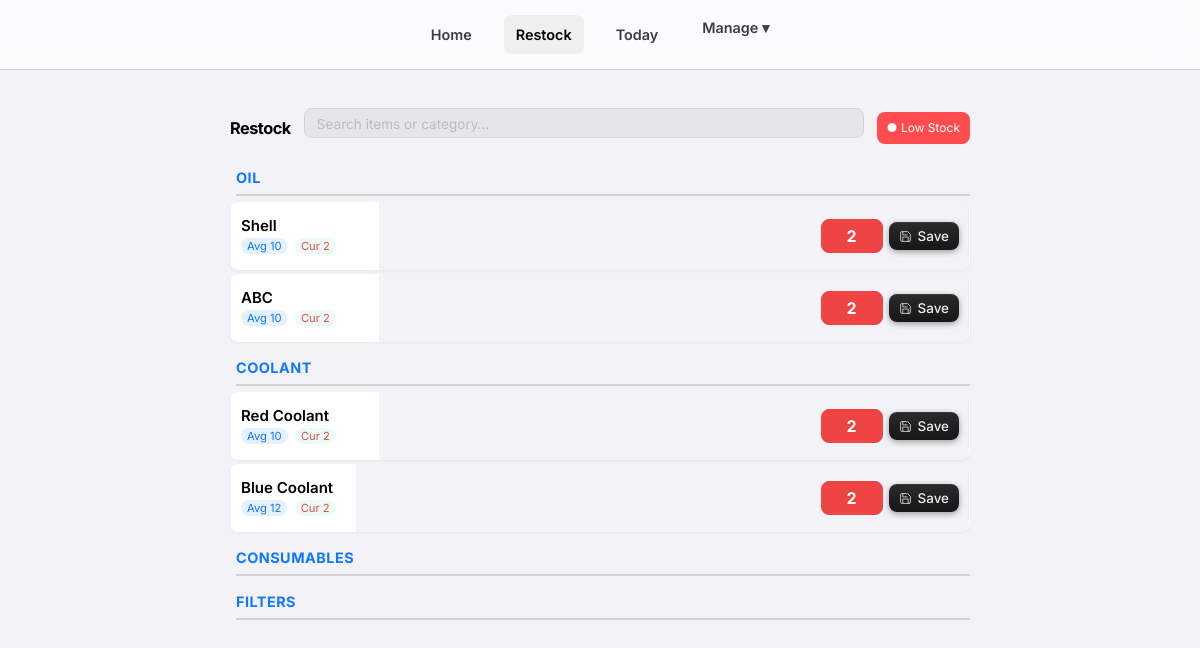
The page /stock/ (signed in) on the database as committed earlier.
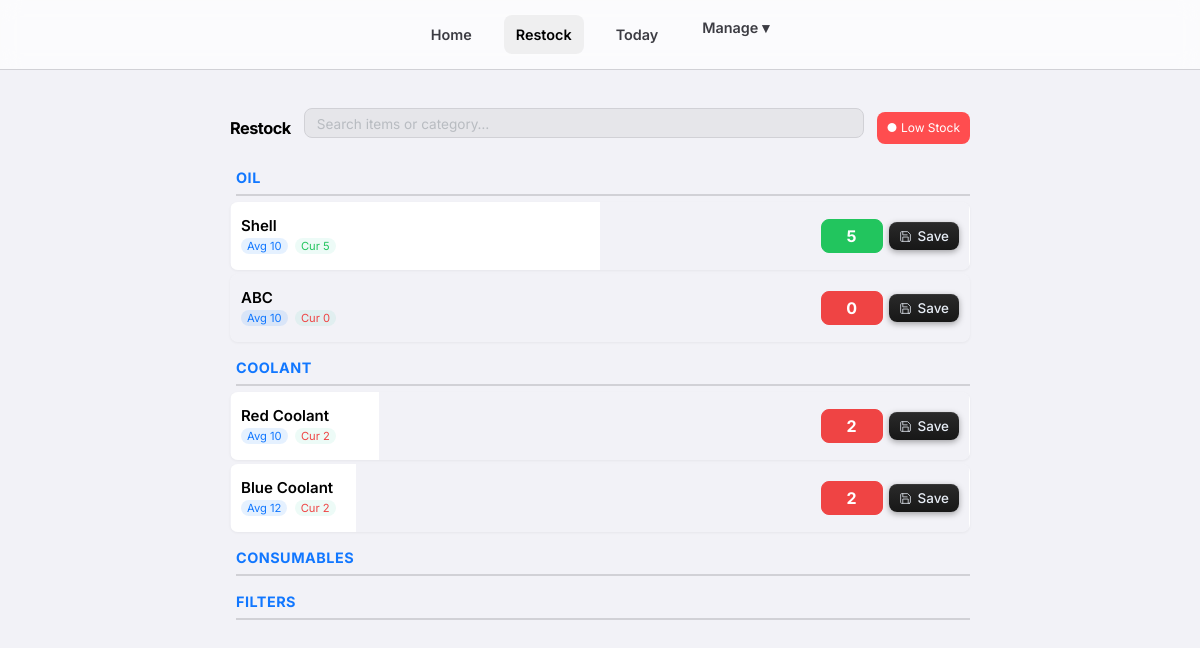
The same page on the database as committed later.
### consumables/models.py (models this page shows, shortened)
class Item(models.Model):
    category = models.ForeignKey(Category, related_name='items', on_delete=models.CASCADE)
    subcategory = models.ForeignKey(SubCategory, related_name='items', on_delete=models.SET_NULL, null=True, blank=True)
    name = models.CharField(max_length=200)
    average_stock = models.IntegerField(default=0, help_text="Ideal stock level for calculation")
    current_stock = models.IntegerField(default=0)
    usage_count = models.IntegerField(default=0, help_text="Cached popularity score (frequency of use)")
    score = models.IntegerField(default=1, help_text="Credits earned per unit taken")
    class Meta:
        constraints = [
            models.UniqueConstraint(
                fields=['category', 'name'],
                condition=models.Q(subcategory__isnull=True),
                name='unique_direct_item_idx'
            ),
            models.UniqueConstraint(
                fields=['subcategory', 'name'],
                name='unique_subcategory_item_idx'
            )
        ]
        ordering = ['-usage_count', 'name']
    def stock_percentage(self):
        if self.average_stock <= 0:
            return 100 # Default to full/green if no average set to avoid div/0 error showing red
        return (self.current_stock / self.average_stock) * 100
    def stock_status_color(self):
        pct = self.stock_percentage()
        if pct < 25:
            return "#ef4444" # Red
        elif pct < 50:
            return "#eab308" # Yellow
        else:
            return "#22c55e" # Green

### consumables/views.py (the view)
# urls.py: path('stock/', views.stock_list, name='stock_list'),
@login_required
def stock_list(request):
    categories = Category.objects.prefetch_related('items').all()
    return render(request, 'consumables/stock_list.html', {'categories': categories})

### consumables/templates/consumables/stock_list.html (shortened to what this page needs)
{% extends 'consumables/base.html' %}
{% block content %}
<div class="restock-container">
    <div class="top-row">
        <h2>Restock</h2>
        <div class="search-container">
            <input id="restockSearch" class="tiny-search" type="text" placeholder="Search items or category…">
        </div>
        <a href="{% url 'low_stock_list' %}" class="low-stock-btn">
            ● Low Stock
        </a>
    </div>
    {% for category in categories %}
    <div class="category-section">
        <h3 class="category-title">{{ category.name }}</h3>
        {% for item in category.items.all %}
        <form method="post" action="{% url 'update_stock' item.id %}" class="item-card" data-default-display="flex"
            style="background: linear-gradient(90deg, var(--card-bg) {{ item.stock_percentage|floatformat:0 }}%, transparent {{ item.stock_percentage|floatformat:0 }}%);">
            <div class="item-info">
                <div class="item-name" onclick="this.classList.toggle('expanded')">
                    {{ item.name }}
                </div>
                <div class="item-stock">
                    <span class="stock-badge avg-badge">Avg {{ item.average_stock }}</span>
                    <span class="stock-badge cur-badge" style="color:{{ item.stock_status_color }}">
                        Cur {{ item.current_stock }}
                    </span>
                </div>
            </div>
            <div class="controls">
                <input type="number" name="current_stock" value="{{ item.current_stock }}" inputmode="numeric"
                    style="background-color: {{ item.stock_status_color }}; border-color: {{ item.stock_status_color }}; color: white; font-weight: bold;">
                <button type="submit" class="btn-save">
                    <svg viewBox="0 0 24 24" fill="none" stroke="currentColor" stroke-width="1.6" stroke-linecap="round"
                        stroke-linejoin="round">
                        <path d="M19 21H5a2 2 0 0 1-2-2V5a2 2 0 0 1 2-2h11l5 5v11a2 2 0 0 1-2 2z" />
                        <path d="M17 21v-8H7v8" />
                        <path d="M7 3v6h8" />
                    </svg>
                    Save
                </button>
            </div>
        </form>
        {% endfor %}
    </div>
    {% endfor %}
</div>
{% endblock %}

Rows that differ between the two databases and show on the page:
changed Item "Shell": current_stock "2" → "5"
changed Item "ABC": current_stock "2" → "0"
